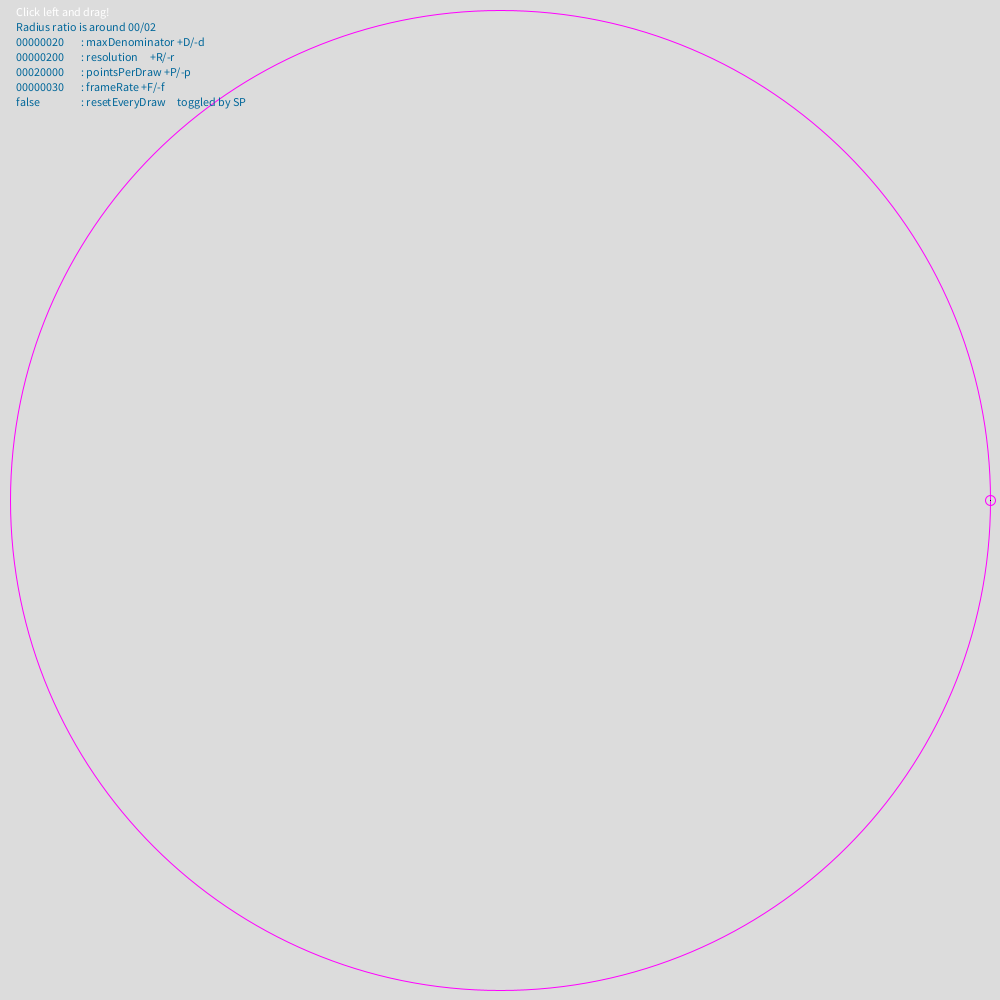
Frame 1 (no input)
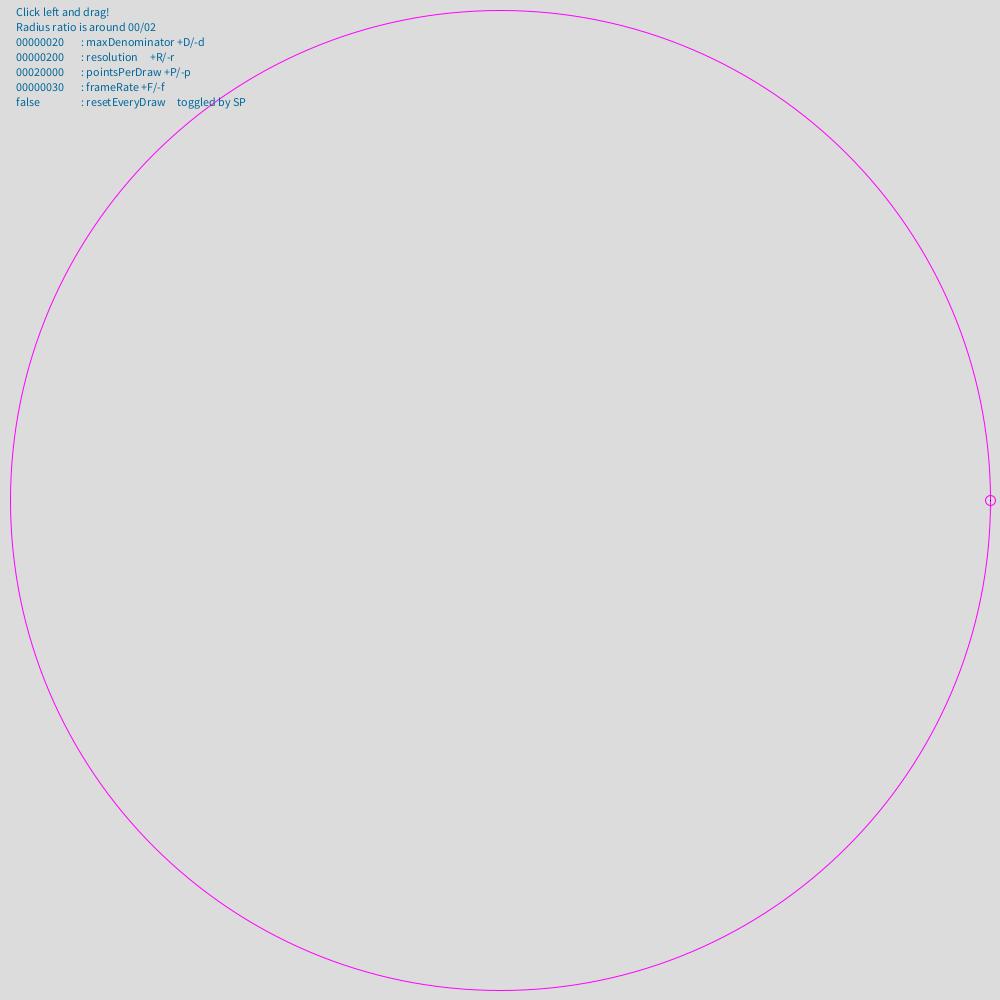
Frame 60 (the mouse pressed at the canvas centre just before this capture)
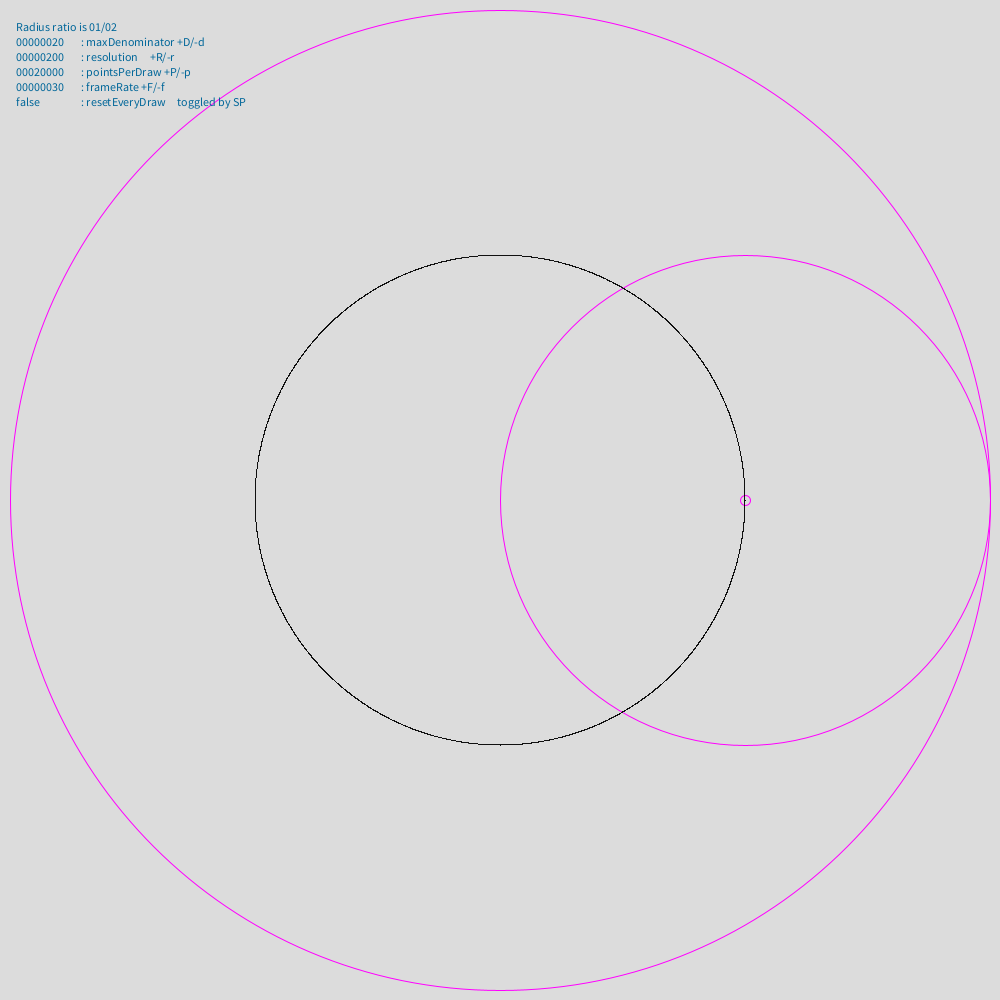
Frame 120 (the mouse held since frame 60 and released just before this capture)

The Processing sketch that drew these frames (run headless with seeded random() and noise(); from frame 60 on, the mouse is pressed at the canvas centre):

// Processing sketch: processing_101901
// ── processing_101901.pde

// Happy memories of my old toy "SpiroDesign".
// (c) Sugimoto_kun 2013

float smallTheta = 0; 
int maxDenominator = 20;
int resolution = 200;
int pointsFor1Draw = 20000;
boolean resetTheta = false;
int frame_rate = 30;
  
void setup() {
  size(1000, 1000);
  noFill();
  frameRate(30);
  ellipseMode(CENTER);  
}

float fraction(int i) {
  return( abs(round(mouseY / height * i) - (mouseY / height * i)) / i );
}

void draw() {
  float thetaStep = PI / resolution;
  float largeRadius = width / 2 - 10;
  float largeTheta = 0;
  float smallRadius = largeRadius / 5;
  int denominator = 0;
  String additional = "?????";
  
  translate(width/2, height/2); 
  background(220);  

  if (resetTheta) {
    smallTheta = 0;
  }
  float penPosition = mouseX / width;
  float minimumFraction = fraction(2);
  denominator = 2;
  for (int i = 3; i <= maxDenominator; i++) {
    if ( fraction(i) < minimumFraction ) {
      minimumFraction = fraction(i);
      denominator = i;
    }
  }
  if (mousePressed == true) {
    if (mouseY * maxDenominator < height) {
      smallRadius = largeRadius / maxDenominator;
      denominator = maxDenominator;
    }
    else {
      smallRadius = largeRadius * round(mouseY * denominator / height ) / denominator;
    }
    additional = "Radius ratio is ";
  }
  else {
    smallRadius = largeRadius * mouseY / height;
    additional = "Radius ratio is around ";
    text("Click left and drag!", -width/2 + 15, -height /2 + 15); 
  }
  int ratioOfRadiuses[] = {round(smallRadius * denominator / largeRadius ), denominator};
  String str1[] = {additional, join(nf(ratioOfRadiuses, 2), "/")};
  String str2 = join(str1, "");
  fill(0, 102, 153);
  text(str2, -width/2 + 15, -height /2 + 30); 
  
  noFill();  stroke(#FF00FF);
  ellipse(0, 0, largeRadius * 2, largeRadius * 2);
  ellipse(largeRadius - smallRadius, 0, smallRadius * 2, smallRadius * 2);
  ellipse(largeRadius - smallRadius * (1 - penPosition), 0, width/100, width/100) ;

  text(": maxDenominator +D/-d", -width/2 + 80 , -height /2 + 45); 
  text(nf(maxDenominator, 8), -width/2 + 15, -height /2 + 45);
  text(": resolution     +R/-r", -width/2 + 80, -height /2 + 60); 
  text(nf(resolution, 8), -width/2 + 15, -height /2 + 60);
  text(": pointsPerDraw +P/-p", -width/2 + 80, -height /2 + 75); 
  text(nf(pointsFor1Draw, 8), -width/2 + 15, -height /2 + 75);
  text(": frameRate +F/-f", -width/2 + 80, -height /2 + 90); 
  text(nf(frame_rate, 8), -width/2 + 15, -height /2 + 90);
  text(": resetEveryDraw     toggled by SP", -width/2 + 80, -height /2 + 105); 
  if (resetTheta) {
    text("true", -width/2 + 15, -height /2 + 105);
  }
  else {
    text("false", -width/2 + 15, -height /2 + 105);
  }
  
  stroke(15);
  for (int i = 0; i < pointsFor1Draw; i++) {
    smallTheta += thetaStep;
    largeTheta = smallTheta * smallRadius / largeRadius;
    float pointX = (largeRadius - smallRadius) * cos(largeTheta) + smallRadius * penPosition * cos(smallTheta);
    float pointY = (largeRadius - smallRadius) * sin(largeTheta) - smallRadius * penPosition * sin(smallTheta);
    point(pointX, pointY);
  }
}

void keyPressed() {
    switch(key) {
      case 'D': maxDenominator *= 2; break;
      case 'd': maxDenominator = round(maxDenominator / 2 + 0.5); break;
      case 'R': resolution *= 2; break;      
      case 'r': resolution = round(resolution / 2 + 0.5); break;      
      case 'P': pointsFor1Draw *= 2; break;      
      case 'p': pointsFor1Draw = round(pointsFor1Draw / 2 + 0.5); break;
      case 'F': frame_rate *= 2; break;      
      case 'f': frame_rate = round(frame_rate / 2 + 0.5); break;      
      case ' ': resetTheta = !resetTheta; break;      
      default: 
    }
}
